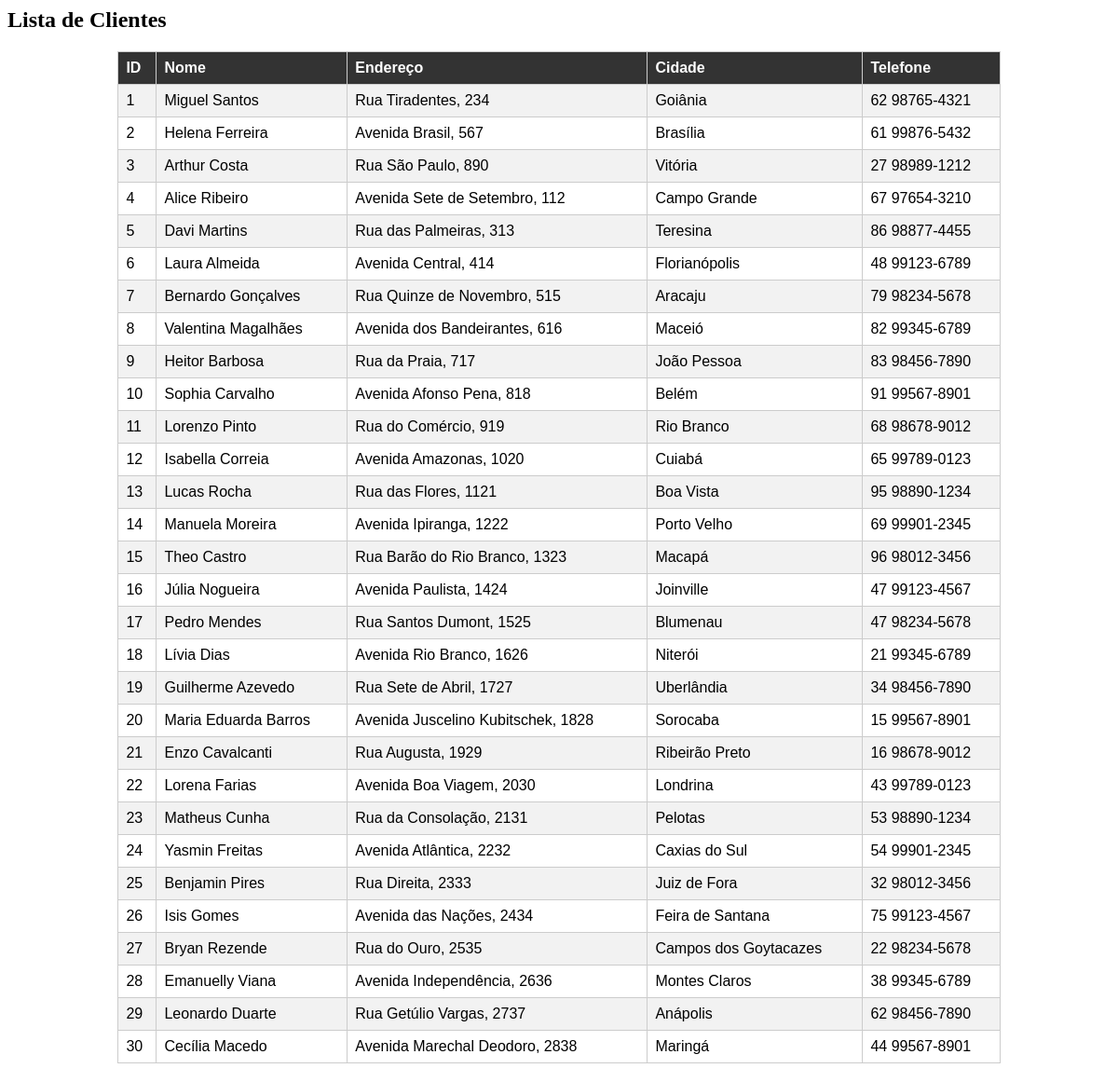
Page /Aula6/app/index.php on the committed database.
### tables this page shows
CREATE TABLE Clientes (
    Id_Cliente INT AUTO_INCREMENT PRIMARY KEY,
    Nome VARCHAR(100) NOT NULL,
    Endereco VARCHAR(255),
    Cidade VARCHAR(100),
    Telefone VARCHAR(15)
);

### Aula6/app/index.php (the view, shortened to what this page needs)
<?php
require 'config.php';
$sql = "SELECT Id_Cliente, Nome, Endereco, Cidade, Telefone FROM Clientes";
try {
    $stmt = $conn->query($sql);
    echo "<h2>Lista de Clientes</h2>";
    echo "<table>";
    echo "<tr>
            <th>ID</th>
            <th>Nome</th>
            <th>Endereço</th>
            <th>Cidade</th>
            <th>Telefone</th>
          </tr>";
    while ($row = $stmt->fetch(PDO::FETCH_ASSOC)) {
        echo "<tr>
                <td>".htmlspecialchars($row['Id_Cliente'])."</td>
                <td>".htmlspecialchars($row['Nome'])."</td>
                <td>".htmlspecialchars($row['Endereco'])."</td>
                <td>".htmlspecialchars($row['Cidade'])."</td>
                <td>".htmlspecialchars($row['Telefone'])."</td>
              </tr>";
    }
    echo "</table>";
} catch (PDOException $e) {
    echo "Erro na consulta: " . $e->getMessage();
}

### Aula6/app/index.php (style rules this page uses)
table { border-collapse: collapse; width: 80%; margin: 20px auto; font-family: Arial, sans-serif; }
th, td { border: 1px solid #ccc; padding: 8px; text-align: left; }
th { background-color: #333; color: white; }
tr:nth-child(even) { background-color: #f2f2f2; }
tr:nth-child(odd) { background-color: #ffffff; }

### rows in the picture
clientes: Id_Cliente "1", Nome "Miguel Santos", Endereco "Rua Tiradentes, 234", Cidade "Goiânia", Telefone "62 98765-4321"
clientes: Id_Cliente "2", Nome "Helena Ferreira", Endereco "Avenida Brasil, 567", Cidade "Brasília", Telefone "61 99876-5432"
clientes: Id_Cliente "3", Nome "Arthur Costa", Endereco "Rua São Paulo, 890", Cidade "Vitória", Telefone "27 98989-1212"
clientes: Id_Cliente "4", Nome "Alice Ribeiro", Endereco "Avenida Sete de Setembro, 112", Cidade "Campo Grande", Telefone "67 97654-3210"
clientes: Id_Cliente "5", Nome "Davi Martins", Endereco "Rua das Palmeiras, 313", Cidade "Teresina", Telefone "86 98877-4455"
clientes: Id_Cliente "6", Nome "Laura Almeida", Endereco "Avenida Central, 414", Cidade "Florianópolis", Telefone "48 99123-6789"
clientes: Id_Cliente "7", Nome "Bernardo Gonçalves", Endereco "Rua Quinze de Novembro, 515", Cidade "Aracaju", Telefone "79 98234-5678"
clientes: Id_Cliente "8", Nome "Valentina Magalhães", Endereco "Avenida dos Bandeirantes, 616", Cidade "Maceió", Telefone "82 99345-6789"
clientes: Id_Cliente "9", Nome "Heitor Barbosa", Endereco "Rua da Praia, 717", Cidade "João Pessoa", Telefone "83 98456-7890"
clientes: Id_Cliente "10", Nome "Sophia Carvalho", Endereco "Avenida Afonso Pena, 818", Cidade "Belém", Telefone "91 99567-8901"
clientes: Id_Cliente "11", Nome "Lorenzo Pinto", Endereco "Rua do Comércio, 919", Cidade "Rio Branco", Telefone "68 98678-9012"
clientes: Id_Cliente "12", Nome "Isabella Correia", Endereco "Avenida Amazonas, 1020", Cidade "Cuiabá", Telefone "65 99789-0123"
clientes: Id_Cliente "13", Nome "Lucas Rocha", Endereco "Rua das Flores, 1121", Cidade "Boa Vista", Telefone "95 98890-1234"
clientes: Id_Cliente "14", Nome "Manuela Moreira", Endereco "Avenida Ipiranga, 1222", Cidade "Porto Velho", Telefone "69 99901-2345"
clientes: Id_Cliente "15", Nome "Theo Castro", Endereco "Rua Barão do Rio Branco, 1323", Cidade "Macapá", Telefone "96 98012-3456"
clientes: Id_Cliente "16", Nome "Júlia Nogueira", Endereco "Avenida Paulista, 1424", Cidade "Joinville", Telefone "47 99123-4567"
clientes: Id_Cliente "17", Nome "Pedro Mendes", Endereco "Rua Santos Dumont, 1525", Cidade "Blumenau", Telefone "47 98234-5678"
clientes: Id_Cliente "18", Nome "Lívia Dias", Endereco "Avenida Rio Branco, 1626", Cidade "Niterói", Telefone "21 99345-6789"
clientes: Id_Cliente "19", Nome "Guilherme Azevedo", Endereco "Rua Sete de Abril, 1727", Cidade "Uberlândia", Telefone "34 98456-7890"
clientes: Id_Cliente "20", Nome "Maria Eduarda Barros", Endereco "Avenida Juscelino Kubitschek, 1828", Cidade "Sorocaba", Telefone "15 99567-8901"
clientes: Id_Cliente "21", Nome "Enzo Cavalcanti", Endereco "Rua Augusta, 1929", Cidade "Ribeirão Preto", Telefone "16 98678-9012"
clientes: Id_Cliente "22", Nome "Lorena Farias", Endereco "Avenida Boa Viagem, 2030", Cidade "Londrina", Telefone "43 99789-0123"
clientes: Id_Cliente "23", Nome "Matheus Cunha", Endereco "Rua da Consolação, 2131", Cidade "Pelotas", Telefone "53 98890-1234"
clientes: Id_Cliente "24", Nome "Yasmin Freitas", Endereco "Avenida Atlântica, 2232", Cidade "Caxias do Sul", Telefone "54 99901-2345"
clientes: Id_Cliente "25", Nome "Benjamin Pires", Endereco "Rua Direita, 2333", Cidade "Juiz de Fora", Telefone "32 98012-3456"
clientes: Id_Cliente "26", Nome "Isis Gomes", Endereco "Avenida das Nações, 2434", Cidade "Feira de Santana", Telefone "75 99123-4567"
clientes: Id_Cliente "27", Nome "Bryan Rezende", Endereco "Rua do Ouro, 2535", Cidade "Campos dos Goytacazes", Telefone "22 98234-5678"
clientes: Id_Cliente "28", Nome "Emanuelly Viana", Endereco "Avenida Independência, 2636", Cidade "Montes Claros", Telefone "38 99345-6789"
clientes: Id_Cliente "29", Nome "Leonardo Duarte", Endereco "Rua Getúlio Vargas, 2737", Cidade "Anápolis", Telefone "62 98456-7890"
clientes: Id_Cliente "30", Nome "Cecília Macedo", Endereco "Avenida Marechal Deodoro, 2838", Cidade "Maringá", Telefone "44 99567-8901"
